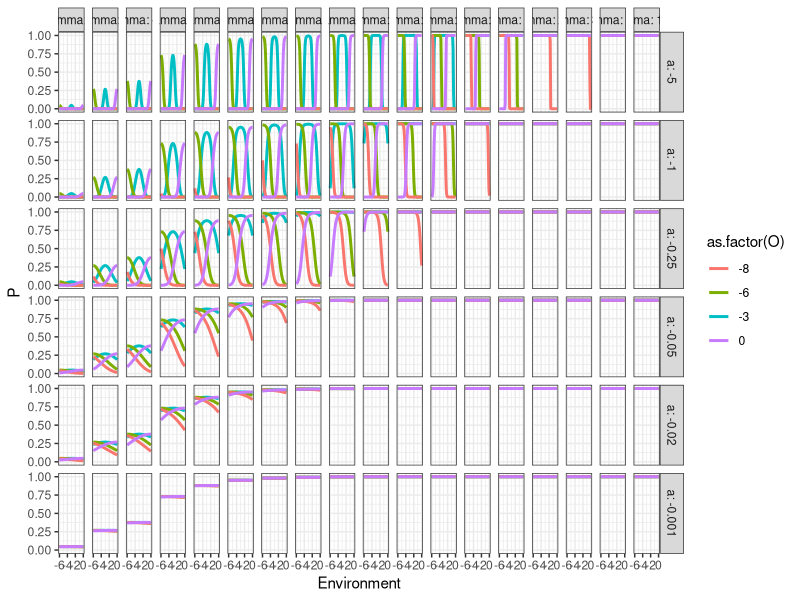
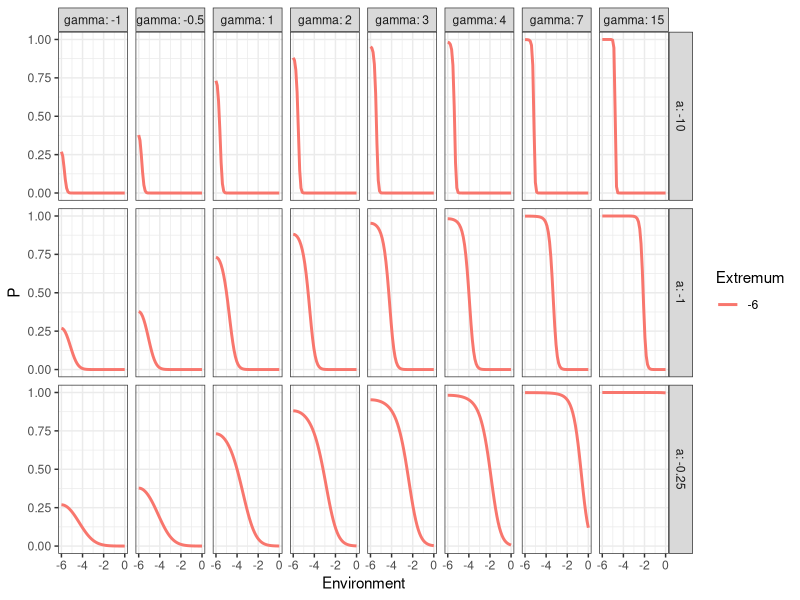
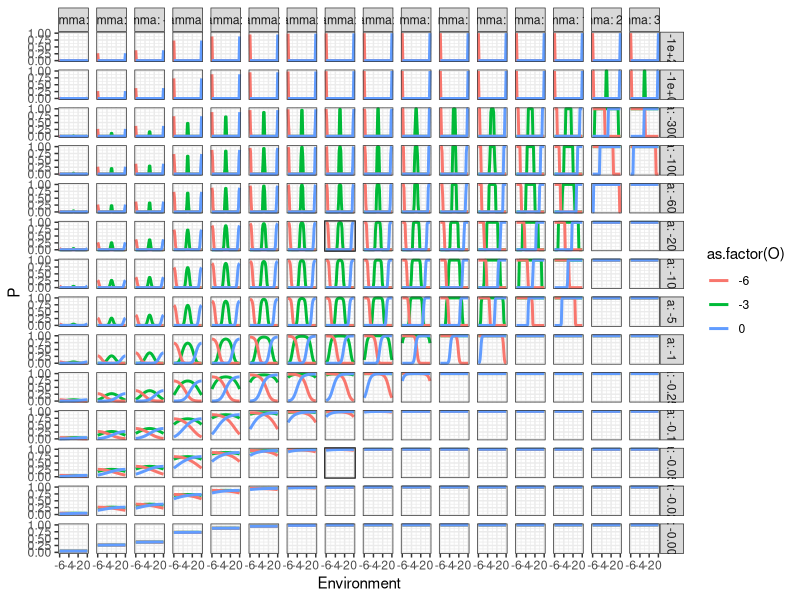
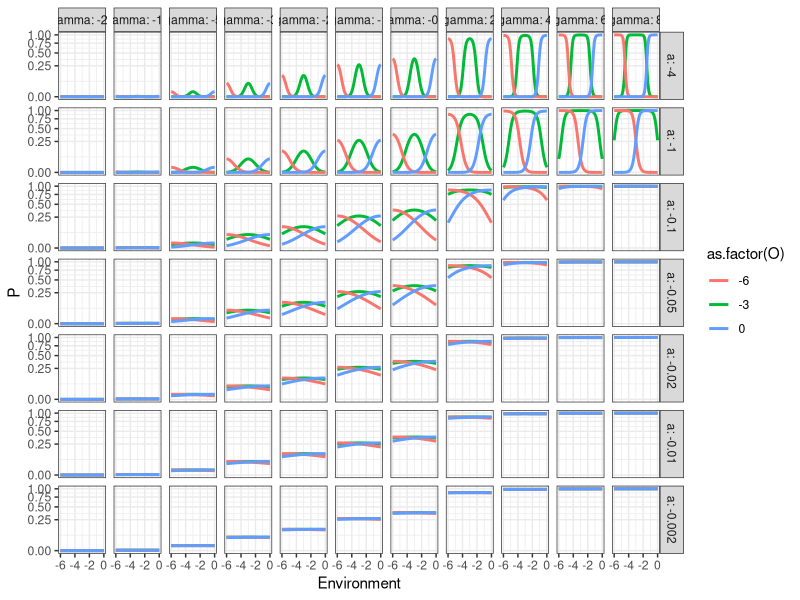
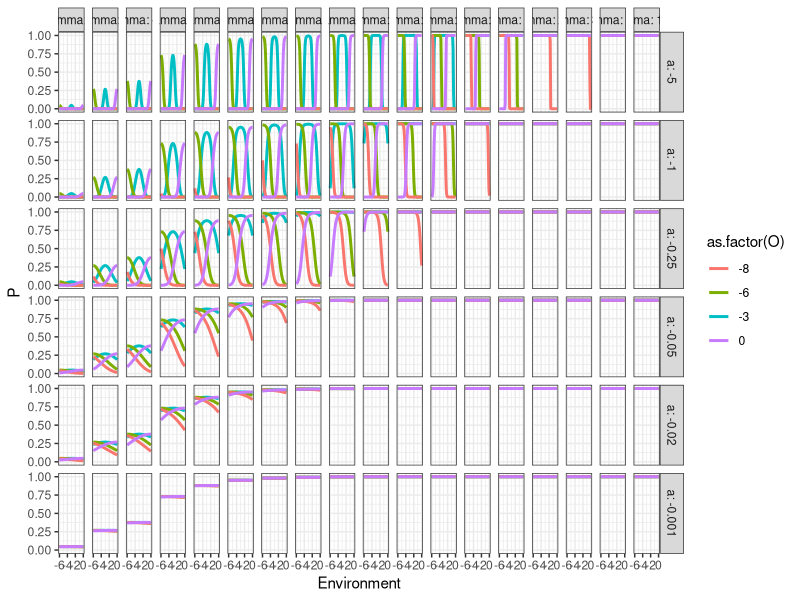
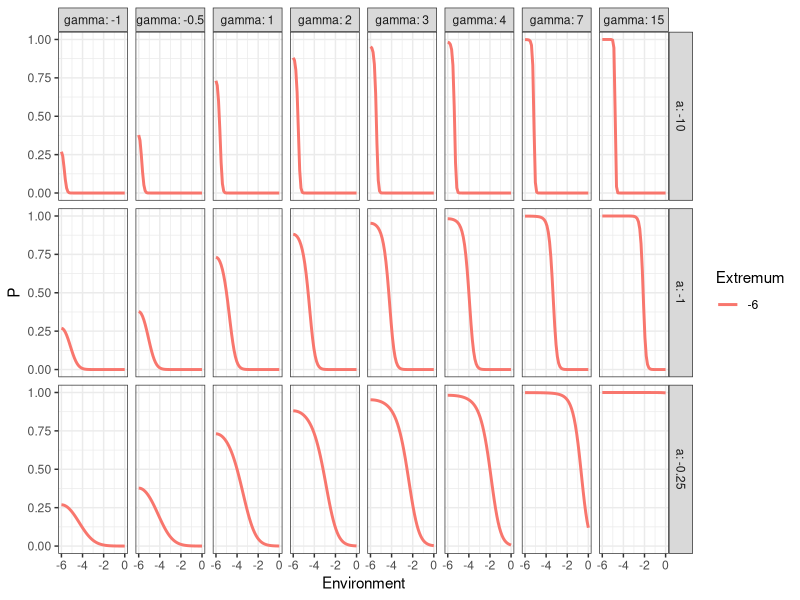

R code for these plots, in order:
## ---- chunk 1
library(tidyverse)
## ---- chunk 2
# Generates all combination of parameters

tidyr::crossing(
  a = c(-0.001, -0.02, -0.05, -0.25, -1, -5), 
  O = c(-8, -6, -3, 0),
  gamma = c(-3, -1, -0.5, 1, 2, 3, 4, 5, 7, 10, 15, 30, 60, 100, 200, 300, 500, 1000),
  Environment = (seq(-6,0, length.out =50)) 
) %>% 
  mutate(P = 1 / (1 + exp(-(a * (Environment - O)^2 + gamma)))) %>% 
  # unite(a, O, gamma, col = "Combinaison", sep = " ", remove = F) %>% 
  # mutate(Combinaison = as.factor(Combinaison)) %>% 
  
  ggplot(aes(x=Environment, y=P, col = as.factor(O), group = paste(O, a, gamma))) +
  geom_line(linewidth=1) +
  facet_grid(a ~ gamma, labeller = label_both) +
  theme_bw()

ggsave("Explo_O_bounds.png", path = "D:/Mes Donnees/PhD/Figures/Modelisation/",
       width = 45, height = 25, units = "cm", dpi=800, bg="white")
## ---- chunk 3
# Generates all combination of parameters

tidyr::crossing(
  a = c(-0.25, -1,-10), 
  O = -6, #c(-6, -3, -1),
  gamma = c(-1, -0.5, 1, 2, 3, 4, 7,  15),
  Environment = (seq(-6,0, length.out =50)) 
) %>% 
  mutate(P = 1 / (1 + exp(-(a * (Environment - O)^2 + gamma)))) %>% 
  # unite(a, O, gamma, col = "Combinaison", sep = " ", remove = F) %>% 
  # mutate(Combinaison = as.factor(Combinaison)) %>% 
  
  ggplot(aes(x=Environment, y=P, col = as.factor(O), group = paste(O, a, gamma))) +
  geom_line(linewidth=1) +
  facet_grid(a ~ gamma, labeller = label_both) +
  theme_bw() +
  labs(col="Extremum")

ggsave("Explo_parameters_canonic_quadratic_1O.png", path = "D:/Mes Donnees/PhD/Figures/Modelisation", width = 25, height = 15, units = "cm", dpi=800, bg="white")
## ---- chunk 4
# Generates all combination of parameters

tidyr::crossing(
  a = c(-0.001, -0.02, -0.05, -0.1, -0.25, -1, -5, -10, -20, -60, -100, -300, -100000, -1000000000000000000000), 
  O = c(-6, -3, 0),
  gamma = c(-3, -1, -0.5, 1, 2, 3, 4, 5, 7, 10, 15, 30, 60, 100, 2000, 3000),
  Environment = (seq(-6,0, length.out =50)) 
) %>% 
  mutate(P = 1 / (1 + exp(-(a * (Environment - O)^2 + gamma)))) %>% 
  # unite(a, O, gamma, col = "Combinaison", sep = " ", remove = F) %>% 
  # mutate(Combinaison = as.factor(Combinaison)) %>% 
  
  ggplot(aes(x=Environment, y=P, col = as.factor(O), group = paste(O, a, gamma))) +
  geom_line(linewidth=1) +
  facet_grid(a ~ gamma, labeller = label_both) +
  theme_bw()

# ggsave("Explo_parameters_canonic_quadratic.png", path = "D:/Mes Donnees/PhD/Figures/Modelisation/", 
#        width = 45, height = 25, units = "cm", dpi=800, bg="white")
## ---- chunk 5
# Generates all combination of parameters

tidyr::crossing(
  a = c(-0.002, -0.01, -0.02, -0.05, -0.1, -1, -4), 
  O = c(-6, -3, 0),
  gamma = c(-23, -10, -5, -3, -2, -1, -0.5, 2, 4, 6, 8),
  Environment = (seq(-6,0, length.out =50)) 
) %>% 
  mutate(P = 1 / (1 + exp(-(a * (Environment - O)^2 + gamma)))) %>% 
  # unite(a, O, gamma, col = "Combinaison", sep = " ", remove = F) %>% 
  # mutate(Combinaison = as.factor(Combinaison)) %>% 
  
  ggplot(aes(x=Environment, y=P, col = as.factor(O), group = paste(O, a, gamma))) +
  geom_line(linewidth=1) +
  facet_grid(a ~ gamma, labeller = label_both) +
  scale_y_continuous(trans="sqrt") +
  theme_bw()

# ggsave("Explo_parameters_canonic_quadratic.png", path = "D:/Mes Donnees/PhD/Figures/Modelisation/", 
#        width = 45, height = 25, units = "cm", dpi=800, bg="white")
